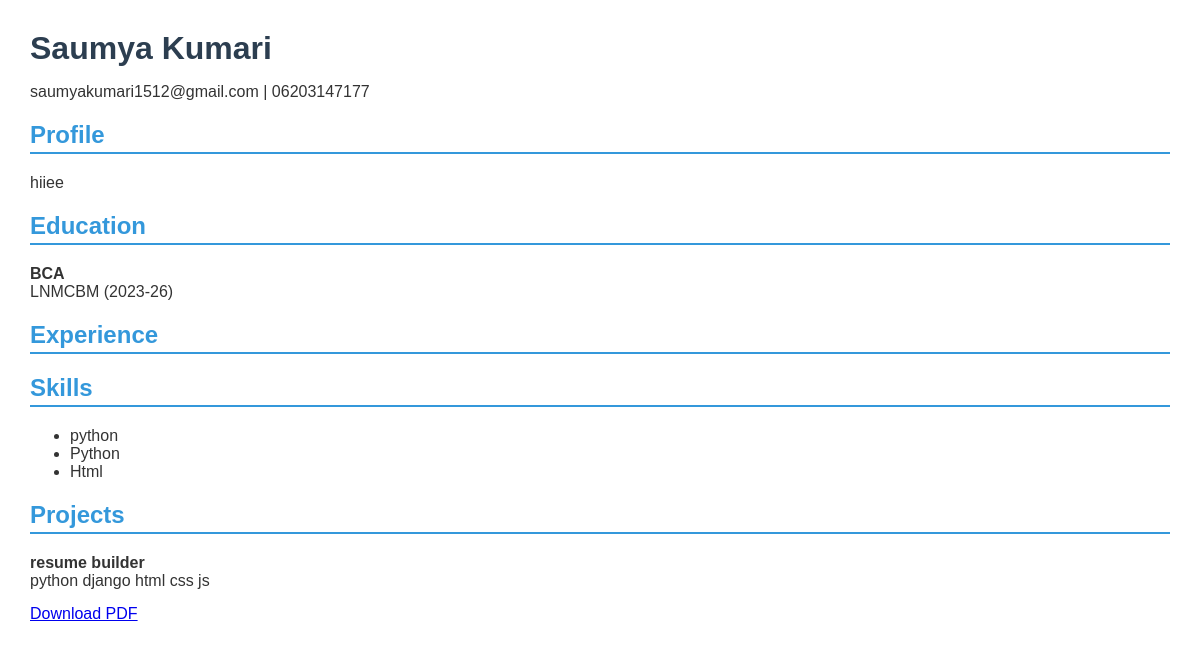
Page /9/preview/ (signed in) on the committed database.
### builder/models.py (models this page shows, shortened)
class PersonalInfo(models.Model):
    resume = models.OneToOneField(Resume, on_delete=models.CASCADE)
    full_name = models.CharField(max_length=100)
    email = models.EmailField()
    phone = models.CharField(max_length=15)
    linkedin = models.URLField(blank=True)
    github = models.URLField(blank=True)
    summary = models.TextField()

class Education(models.Model):
    resume = models.ForeignKey(Resume, on_delete=models.CASCADE)
    degree = models.CharField(max_length=100)
    college = models.CharField(max_length=200)
    year = models.CharField(max_length=10)

class Skill(models.Model):
    resume = models.ForeignKey(Resume, on_delete=models.CASCADE)
    name = models.CharField(max_length=50)

class Project(models.Model):
    resume = models.ForeignKey(Resume, on_delete=models.CASCADE)
    title = models.CharField(max_length=100)
    description = models.TextField()

### builder/views.py (the view)
# urls.py: path('<int:resume_id>/preview/', views.preview, name='preview'),
@login_required
def preview(request, resume_id):
    resume = get_object_or_404(Resume, id=resume_id)
    context = {
        'resume': resume,
        'personal': PersonalInfo.objects.filter(resume=resume).first(),
        'education': Education.objects.filter(resume=resume),
        'experience': Experience.objects.filter(resume=resume),
        'skills': Skill.objects.filter(resume=resume),
        'projects': Project.objects.filter(resume=resume),
    }
    print(resume.template)
    return render(request, resume.template, context)

### builder/templates/template/template3.html (shortened to what this page needs)
<!DOCTYPE html>
<html>
<head>
</head>
<body>
<h1>{{ personal.full_name }}</h1>
<p>{{ personal.email }} | {{ personal.phone }}</p>
<div class="section">
    <h2>Profile</h2>
    <p>{{ personal.summary }}</p>
</div>
<div class="section">
    <h2>Education</h2>
    {% for e in education %}
    <div class="item">
        <b>{{ e.degree }}</b><br>
        {{ e.college }} ({{ e.year }})
    </div>
    {% endfor %}
</div>
<div class="section">
    <h2>Experience</h2>
</div>
<div class="section">
    <h2>Skills</h2>
    <ul>
        {% for s in skills %}
        <li>{{ s.name }}</li>
        {% endfor %}
    </ul>
</div>
<div class="section">
    <h2>Projects</h2>
    {% for p in projects %}
    <div class="item">
        <b>{{ p.title }}</b><br>
        {{ p.description }}
    </div>
    {% endfor %}
</div>
{% if not is_pdf %}
<a href="{% url 'download_pdf' resume.id %}">
    Download PDF
</a>
{% endif %}
</body>
</html>

### builder/templates/template/template3.html (style rules this page uses)
body { font-family: Arial; margin: 30px; color: #333; }
h1 { margin-bottom: 5px; color: #2c3e50; }
h2 { color: #3498db; border-bottom: 2px solid #3498db; padding-bottom: 3px; margin-top: 20px; }
.section { margin-bottom: 15px; }
.item { margin-bottom: 10px; }

### rows in the picture
PersonalInfo: full_name "Saumya Kumari", email "saumyakumari1512@gmail.com", phone "06203147177", summary "hiiee"
Education: degree "BCA", college "LNMCBM", year "2023-26"
Skill: name "python"
Skill: name "Python"
Skill: name "Html"
Project: title "resume builder", description "python django html css js"
